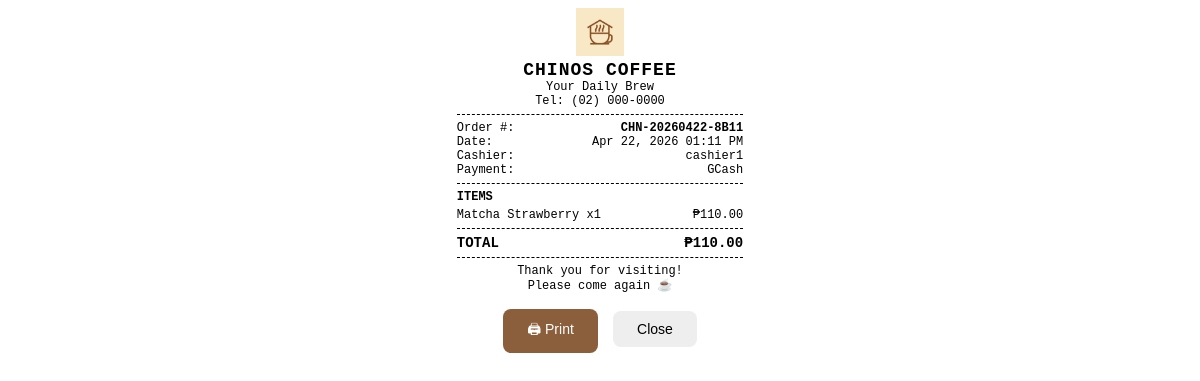
Screenshot of /receipt/3 (signed in) with the database file from the repository.
### models.py (models this page shows)
class Transaction(Base):
    __tablename__ = "transactions"
    id = Column(Integer, primary_key=True, index=True)
    order_number = Column(String, nullable=False)
    timestamp = Column(DateTime, default=datetime.utcnow)
    items_json = Column(Text, nullable=False)
    total_amount = Column(Float, nullable=False)
    payment_method = Column(String, nullable=False)
    amount_tendered = Column(Float, nullable=True)
    change_given = Column(Float, nullable=True)
    cashier_id = Column(Integer, ForeignKey("users.id"))
    is_voided = Column(Boolean, default=False)
    void_reason = Column(String, nullable=True)
    cashier = relationship("User")

class User(Base):
    __tablename__ = "users"
    id = Column(Integer, primary_key=True, index=True)
    username = Column(String, unique=True, nullable=False)
    password = Column(String, nullable=False)
    role = Column(String, default="cashier")

### main.py (the view)
@app.get("/receipt/{tx_id}", response_class=HTMLResponse)
def receipt(tx_id: int, request: Request, db: Session = Depends(get_db)):
    user = get_session_user(request, db)
    if not user:
        return RedirectResponse("/login")
    tx = db.query(Transaction).filter(Transaction.id == tx_id).first()
    if not tx:
        raise HTTPException(status_code=404)
    return templates.TemplateResponse("receipt.html", {
        "request": request,
        "tx": tx,
        "items": json.loads(tx.items_json),
    })

### templates/receipt.html (shortened to what this page needs)
<!DOCTYPE html>
<html lang="en">
<head>
</head>
<body>
  <div class="center">
    <img src="/static/logo.jpg" alt="Chinos Coffee" style="width:48px;height:48px;object-fit:contain;margin:0 auto 4px;display:block;"/>
    <p class="shop-name">CHINOS COFFEE</p>
    <p>Your Daily Brew</p>
    <p>Tel: (02) 000-0000</p>
  </div>
  <div class="divider"></div>
  <div class="row"><span>Order #:</span><span class="bold">{{ tx.order_number }}</span></div>
  <div class="row"><span>Date:</span><span>{{ tx.timestamp.strftime('%b %d, %Y %I:%M %p') }}</span></div>
  <div class="row"><span>Cashier:</span><span>{{ tx.cashier.username if tx.cashier else 'N/A' }}</span></div>
  <div class="row"><span>Payment:</span><span>{{ tx.payment_method }}</span></div>
  <div class="divider"></div>
  <p class="bold" style="margin-bottom:4px;">ITEMS</p>
  {% for item in items %}
  <div class="row">
    <span>{{ item.name }} x{{ item.qty }}</span>
    <span>₱{{ "%.2f"|format(item.price * item.qty) }}</span>
  </div>
  {% endfor %}
  <div class="divider"></div>
  <div class="row total-row"><span>TOTAL</span><span>₱{{ "%.2f"|format(tx.total_amount) }}</span></div>
  <div class="divider"></div>
  <div class="center" style="margin-top:6px;">
    <p>Thank you for visiting!</p>
    <p>Please come again ☕</p>
  </div>
  <div class="no-print" style="text-align:center; margin-top:16px;">
    <button onclick="window.print()"
            style="background:#8B5E3C;color:#fff;border:none;padding:10px 24px;border-radius:8px;font-size:14px;cursor:pointer;">
      🖨 Print
    </button>
    <button onclick="window.close()"
            style="margin-left:8px;background:#eee;border:none;padding:10px 24px;border-radius:8px;font-size:14px;cursor:pointer;">
      Close
    </button>
  </div>
</body>
</html>

### templates/receipt.html (style rules this page uses)
* { margin: 0; padding: 0; box-sizing: border-box; }
body { font-family: 'Courier New', monospace; font-size: 12px; width: 80mm; margin: 0 auto; padding: 8px; background: #fff; color: #000; }
.center { text-align: center; }
.bold { font-weight: bold; }
.divider { border-top: 1px dashed #000; margin: 6px 0; }
.row { display: flex; justify-content: space-between; }
.shop-name { font-size: 18px; font-weight: bold; letter-spacing: 1px; }
.total-row { font-size: 14px; font-weight: bold; }

### rows the page displays
Transaction: order_number "CHN-20260422-8B11", timestamp "Apr 22, 2026 01:11 PM", payment_method "GCash", total_amount "110.00"
User: cashier "cashier1"

### other values shown
{{ item.name }} "Matcha Strawberry"
{{ item.qty }} "1"
{{ "%.2f"|format(item.price * item.qty) }} "110.00"
